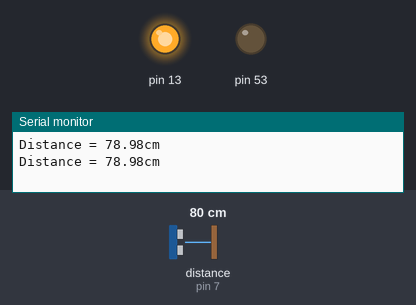
Recording of a sketch running on a simulated Arduino Mega 2560, built with avr-gcc and run on an emulated ATmega2560. On the bench: output pins drawn as LEDs (lit = HIGH), the last lines printed to the serial monitor. Wiring (inferred from the names in the program): ultrasonic range finder: trigger pin 8; echo pin 7. The inputs (shaded band) are chosen by the test bench; at power-on: distance to the obstacle (sensor on pin 7) 80 cm. The echo pulse lasts 58.3 µs per cm; pins used as bus, display or sensor lines are not drawn.

Above: at 3.2 s.
3.3 s: distance to the obstacle (sensor on pin 7) set to 34 cm
5.2 s: distance to the obstacle (sensor on pin 7) set to 29 cm
At 7.2 s:
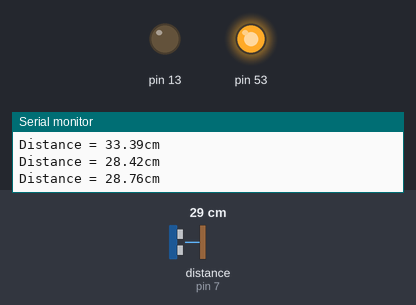
7.5 s: distance to the obstacle (sensor on pin 7) set to 35 cm
At 9.0 s:
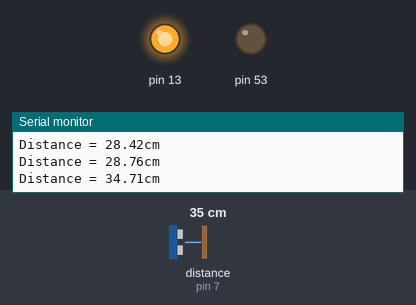
9.5 s: distance to the obstacle (sensor on pin 7) set to 2 cm
At 10.7 s:
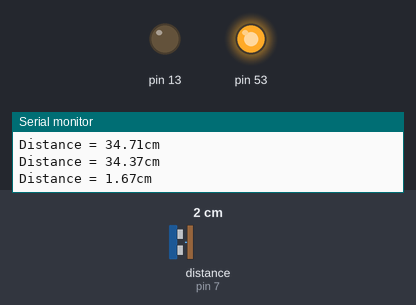
Timing chart, 0 to 12.5 s (numbered marks = the images above; inputs shaded):
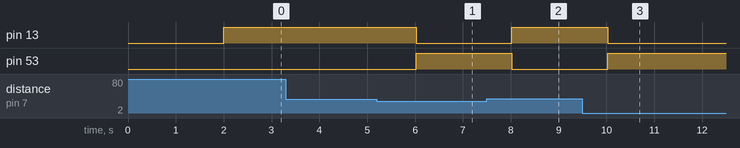

The sketch:

Sonar_Distance_measure.ino
```cpp
#define trigger 8
#define echo 7


float time=0,distance=0;

void setup()
{

 pinMode(trigger,OUTPUT);
 pinMode(echo,INPUT);
 pinMode(13,OUTPUT);
  pinMode(53,OUTPUT);
 Serial.begin(9600);
 delay(2000);
}

void loop()
{

 digitalWrite(trigger,LOW);
 delayMicroseconds(2);
 digitalWrite(trigger,HIGH);
 delayMicroseconds(10);
 digitalWrite(trigger,LOW);
 delayMicroseconds(2);
 time=pulseIn(echo,HIGH);
 distance=time*340/20000;
Serial.print("Distance = ");
Serial.print(distance);
Serial.print("cm\n");
if(distance<=30.0)
{
  digitalWrite(53,HIGH);
  digitalWrite(13,LOW);
}
else
{
  digitalWrite(13,HIGH);
  digitalWrite(53,LOW);
}
 delay(1000);
}
```

Measured:
- the behaviour switches between 31 and 30 cm on distance to the obstacle (sensor on pin 7) (found by bisection; images 0 and 1)
- after the input at 5.2 s, pin 13: HIGH → LOW after 0.82 s; pin 53: LOW → HIGH after 0.82 s
- after the input at 7.5 s, pin 13: LOW → HIGH after 0.53 s; pin 53: HIGH → LOW after 0.53 s
- after the input at 9.5 s, pin 13: HIGH → LOW after 0.53 s; pin 53: LOW → HIGH after 0.53 s
